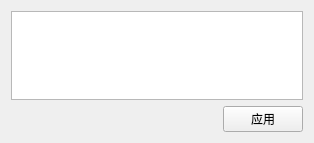
<?xml version="1.0" encoding="UTF-8"?>
<ui version="4.0">
 <class>FileTypeFilterWidget</class>
 <widget class="QWidget" name="FileTypeFilterWidget">
  <property name="geometry">
   <rect>
    <x>0</x>
    <y>0</y>
    <width>314</width>
    <height>143</height>
   </rect>
  </property>
  <property name="windowTitle">
   <string>Form</string>
  </property>
  <layout class="QHBoxLayout" name="horizontalLayout_2">
   <item>
    <layout class="QVBoxLayout" name="verticalLayout">
     <item>
      <widget class="QTextEdit" name="fileFiltersSummary"/>
     </item>
     <item>
      <layout class="QHBoxLayout" name="horizontalLayout">
       <item>
        <spacer name="horizontalSpacer">
         <property name="orientation">
          <enum>Qt::Horizontal</enum>
         </property>
         <property name="sizeHint" stdset="0">
          <size>
           <width>40</width>
           <height>20</height>
          </size>
         </property>
        </spacer>
       </item>
       <item>
        <widget class="QPushButton" name="applyFilterButton">
         <property name="text">
          <string>应用</string>
         </property>
        </widget>
       </item>
      </layout>
     </item>
    </layout>
   </item>
  </layout>
 </widget>
 <resources/>
 <connections/>
</ui>
